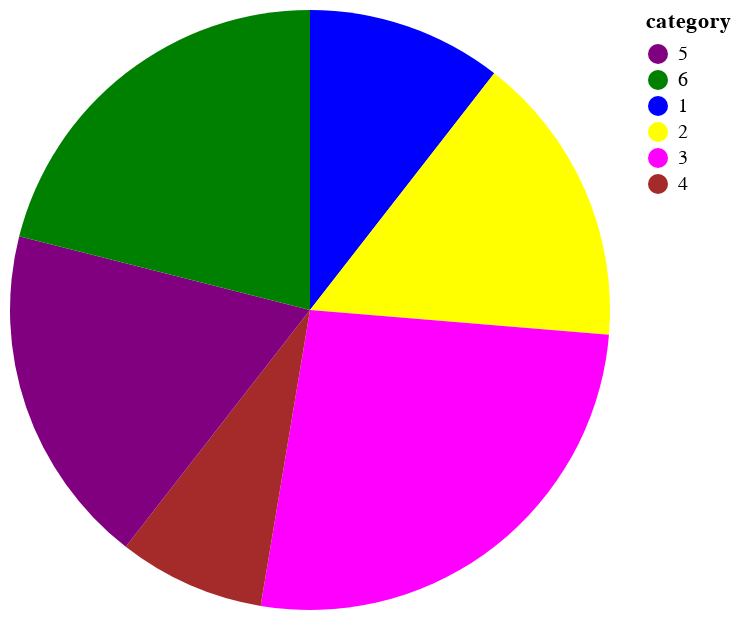

Source (Vega-Lite JSON):
### Vega-Lite specification from a JSON file in a GitHub repository (floating-point values rounded to 4 significant figures)
{"$schema": "https://vega.github.io/schema/vega-lite/v5.json", "description": "A simple pie chart with embedded data.", "data": {"values": [{"category": 1, "value": 4}, {"category": 2, "value": 6}, {"category": 3, "value": 10}, {"category": 4, "value": 3}, {"category": 5, "value": 7}, {"category": 6, "value": 8}]}, "mark": {"type": "arc"}, "encoding": {"theta": {"field": "value", "type": "quantitative"}, "color": {"field": "category", "type": "nominal", "scale": {"range": ["purple", "green", "blue", "yellow", "magenta", "brown"], "domain": {"unionWith": [5, 6]}}, "sort": null}}}
